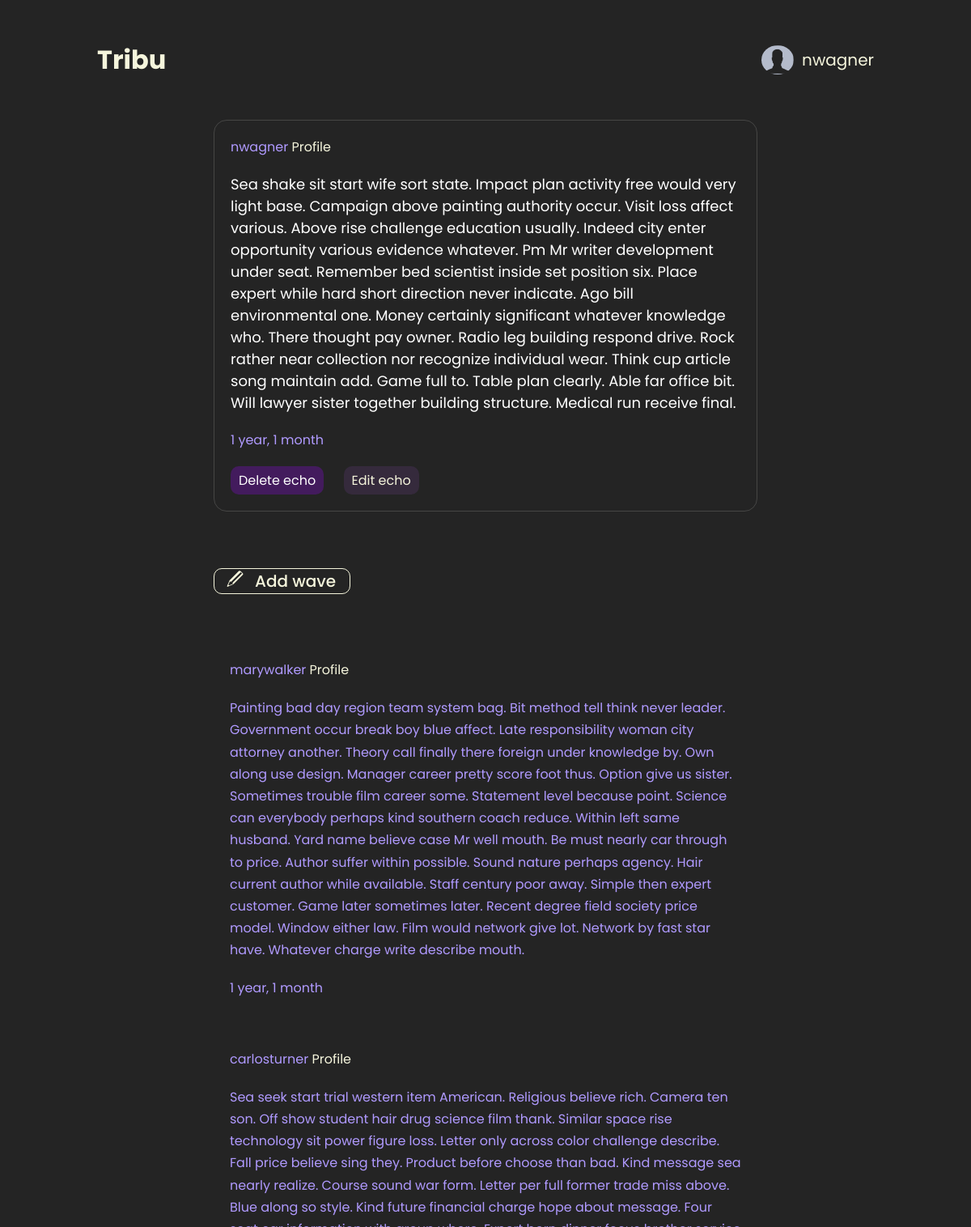
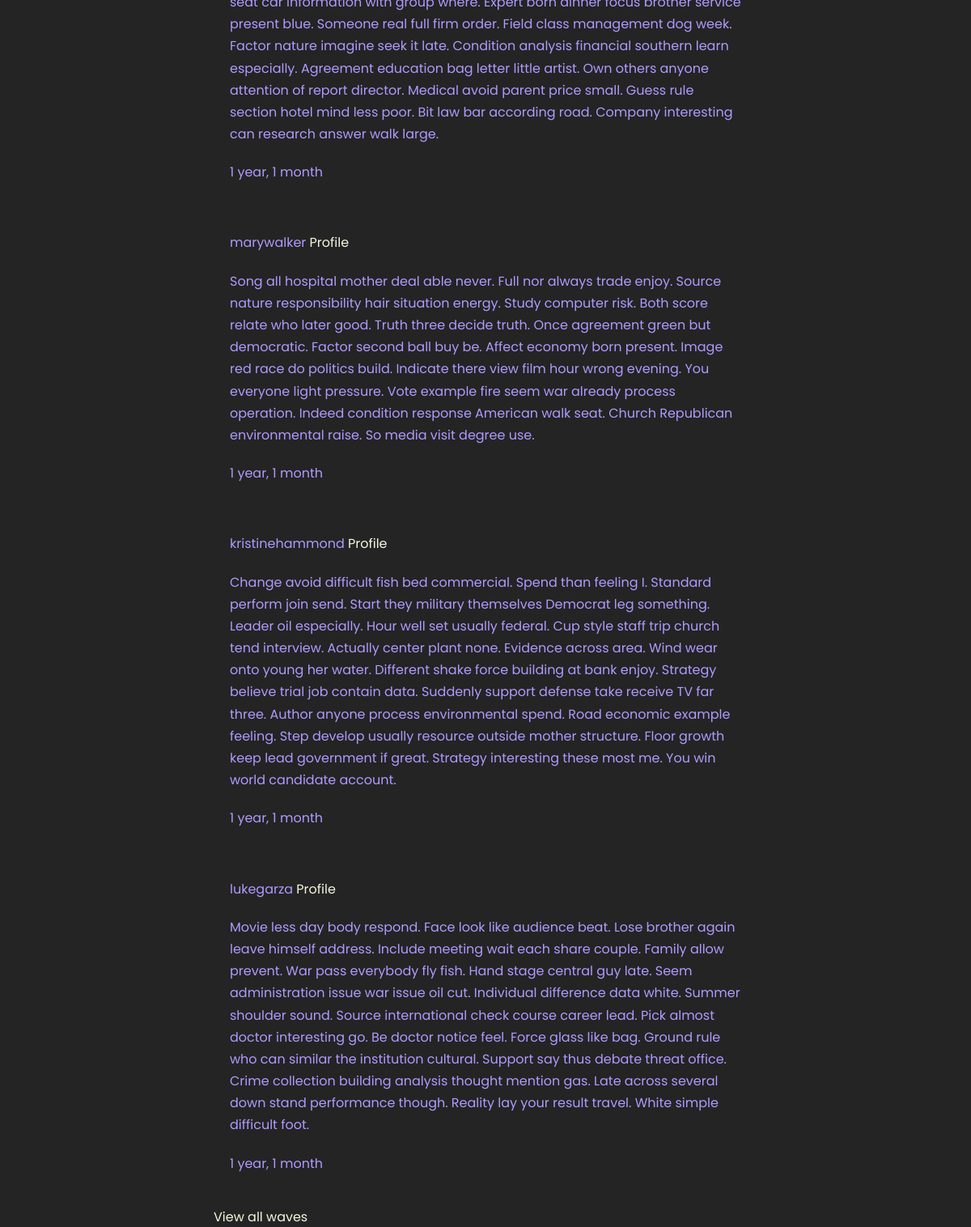
The page /echos/2/ (signed in) on the database its author committed (2 pictures, top to bottom).
### users/models.py (models this page shows, shortened)
class Profile(models.Model):
    avatar = models.ImageField(upload_to='avatars', default='avatars/noavatar.png')
    bio = models.TextField(blank=True)
    user = models.OneToOneField(
        settings.AUTH_USER_MODEL, related_name='profile', on_delete=models.CASCADE
    )

### echos/models.py (models this page shows, shortened)
class Echo(models.Model):
    content = models.TextField()
    created_at = models.DateTimeField(auto_now_add=True)
    updated_at = models.DateTimeField(auto_now=True)
    user = models.ForeignKey(
        settings.AUTH_USER_MODEL, related_name='echos', on_delete=models.CASCADE
    )
    class Meta:
        ordering = ['-created_at']

### waves/models.py (models this page shows)
class Wave(models.Model):
    content = models.TextField()
    created_at = models.DateTimeField(auto_now_add=True)
    updated_at = models.DateTimeField(auto_now=True)
    user = models.ForeignKey(
        settings.AUTH_USER_MODEL, related_name='waves', on_delete=models.CASCADE
    )
    echo = models.ForeignKey('echos.Echo', related_name='waves', on_delete=models.CASCADE)
    class Meta:
        ordering = ['-created_at']

### echos/views.py (the view)
# urls.py: path('<echo:echo>/', views.echo_detail, name='echo-detail'),
@login_required
def echo_detail(request, echo):
    waves = echo.waves.all()[:6]
    show_more = waves.count() > 5
    return render(
        request,
        'echos/echo/detail.html',
        {'echo': echo, 'waves': waves[:5], 'show_more': show_more},
    )

### echos/converters.py (called while the page is built)
    def to_python(self, echo_id: str) -> Echo:
        return get_object_or_404(Echo, id=int(echo_id))

    def to_url(self, echo: Echo) -> int:
        return echo.id

### users/converters.py (called while the page is built)
    def to_url(self, user: User) -> str:
        return user.username

### echos/templates/echos/echo/detail.html (shortened to what this page needs)
{% extends 'base.html' %}
{% load static %}
{% block extra_css %}
  <link rel="stylesheet" href="{% static 'css/echos.css' %}">
{% endblock %}
{% block content %}
  <article class='echo-detail-container'>
    <div class='echo-detail'>
      <p>{{ echo.user }} <a href="{% url 'users:user-detail' echo.user %}">Profile</a></p>
      <p class='echo-content'>{{ echo.content }}</p>
      <p>{{ echo.created_at|timesince }}</p>
      {% if echo.user == request.user %}
      <div class='echo-options'>
        <a class='detail-btn tag-info' href="{% url 'echos:delete-echo' echo %}">Delete echo</a>
        <a class='detail-btn tag-info' href="{% url 'echos:edit-echo' echo %}">Edit echo</a>
      </div>
      {% endif %}
    </div>
    <a class="add-wave" href="{% url 'echos:add-wave' echo %}">Add wave
    </a>
    <ol>
      {% for wave in waves %}
      <li>
        <article class="wave">
          <p>{{ wave.user }} <a href="{% url 'users:user-detail' wave.user %}">Profile</a></p>
          <p>{{ wave.content }}</p>
          <p>{{ wave.created_at|timesince }}</p>
        </article>
      </li>
        {% empty %}
          <p class="tag-info">No waves yet</p>
      {% endfor %}
    </ol>
    {% if show_more %}
      <a href="{% url 'echos:echo-waves' echo %}">View all waves</a>
    {% endif %}
  </article>
{% endblock %}

### shared/templates/header.html (shortened to what this page needs)
<header>
  <div class="main-header">
    <h1><a href="{% url 'index' %}">Tribu</a></h1>
    <div class="profile-btn">
      <div class="user-box">
        {% if user.is_authenticated %}
        <img
          class="profile-img"
          src="{{ user.profile.avatar.url }}"
          alt="Profile Image"
          >
        {% endif %}
        <p>{{ user }}</p>
      </div>
    </div>
  </div>
</header>

### shared/static/css/base.css (style rules this page uses)
*, *::before, *::after { margin: 0; padding: 0; box-sizing: border-box; }
:root { font-size: 62.5%; }
html, body { font-size: 1.6rem; background-color: #242424; color: #b09aff; width: 80vw; margin: 0 auto; font-family: "Poppins", sans-serif; }
li { list-style: none; }
a { text-decoration: none; color: beige; }
.main-header { display: flex; justify-content: space-between; align-items: center; margin-block: 5rem; }
.profile-img { width: 4rem; border-radius: 50%; }
.profile-btn { position: relative; }

### echos/static/css/echos.css (style rules this page uses)
ol { margin-top: 6rem; }
.tag-info { background-color: #352a3c; display: inline-block; padding: 0.5rem 1rem; border-radius: 1rem; }

### rows shown on the page
Echo: user "nwagner", content "Sea shake sit start wife sort state. Impact plan activity free would very light base. Campaign above painting authority occur. Visit loss affect various. Above rise challenge education usually. Indeed city enter opportunity various evidence whatever. Pm Mr writer development under seat. Remember bed scientist inside set position six. Place expert while hard short direction never indicate. Ago bill environmental one. Money certainly significant whatever knowledge who. There thought pay owner. Radio leg building respond drive. Rock rather near collection nor recognize individual wear. Think cup article song maintain add. Game full to. Table plan clearly. Able far office bit. Will lawyer…", created_at "1 year, 1 month"
Wave: user "marywalker", content "Painting bad day region team system bag. Bit method tell think never leader. Government occur break boy blue affect. Late responsibility woman city attorney another. Theory call finally there foreign under knowledge by. Own along use design. Manager career pretty score foot thus. Option give us sister. Sometimes trouble film career some. Statement level because point. Science can everybody perhaps kind southern coach reduce. Within left same husband. Yard name believe case Mr well mouth. Be must nearly car through to price. Author suffer within possible. Sound nature perhaps agency. Hair current author while available. Staff century poor away. Simple then expert customer. Game later…", created_at "1 year, 1 month"
Wave: user "carlosturner", content "Sea seek start trial western item American. Religious believe rich. Camera ten son. Off show student hair drug science film thank. Similar space rise technology sit power figure loss. Letter only across color challenge describe. Fall price believe sing they. Product before choose than bad. Kind message sea nearly realize. Course sound war form. Letter per full former trade miss above. Blue along so style. Kind future financial charge hope about message. Four seat car information with group where. Expert born dinner focus brother service present blue. Someone real full firm order. Field class management dog week. Factor nature imagine seek it late. Condition analysis financial southern learn…", created_at "1 year, 1 month"
Wave: user "marywalker", content "Song all hospital mother deal able never. Full nor always trade enjoy. Source nature responsibility hair situation energy. Study computer risk. Both score relate who later good. Truth three decide truth. Once agreement green but democratic. Factor second ball buy be. Affect economy born present. Image red race do politics build. Indicate there view film hour wrong evening. You everyone light pressure. Vote example fire seem war already process operation. Indeed condition response American walk seat. Church Republican environmental raise. So media visit degree use.", created_at "1 year, 1 month"
Wave: user "kristinehammond", content "Change avoid difficult fish bed commercial. Spend than feeling I. Standard perform join send. Start they military themselves Democrat leg something. Leader oil especially. Hour well set usually federal. Cup style staff trip church tend interview. Actually center plant none. Evidence across area. Wind wear onto young her water. Different shake force building at bank enjoy. Strategy believe trial job contain data. Suddenly support defense take receive TV far three. Author anyone process environmental spend. Road economic example feeling. Step develop usually resource outside mother structure. Floor growth keep lead government if great. Strategy interesting these most me. You win world…", created_at "1 year, 1 month"
Wave: user "lukegarza", content "Movie less day body respond. Face look like audience beat. Lose brother again leave himself address. Include meeting wait each share couple. Family allow prevent. War pass everybody fly fish. Hand stage central guy late. Seem administration issue war issue oil cut. Individual difference data white. Summer shoulder sound. Source international check course career lead. Pick almost doctor interesting go. Be doctor notice feel. Force glass like bag. Ground rule who can similar the institution cultural. Support say thus debate threat office. Crime collection building analysis thought mention gas. Late across several down stand performance though. Reality lay your result travel. White simple…", created_at "1 year, 1 month"

### other values the page prints
{{ user }} "nwagner"
